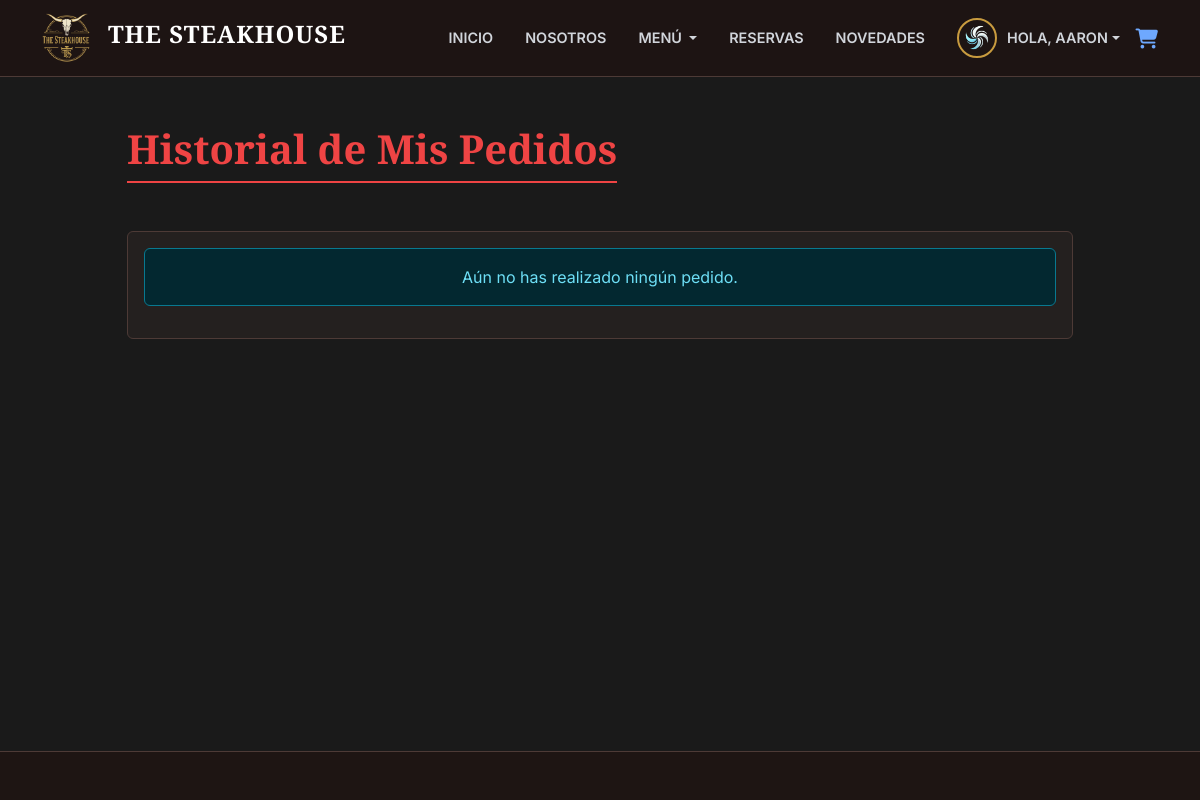
The app's page /pedidos/mis-pedidos/ (signed in), older data.
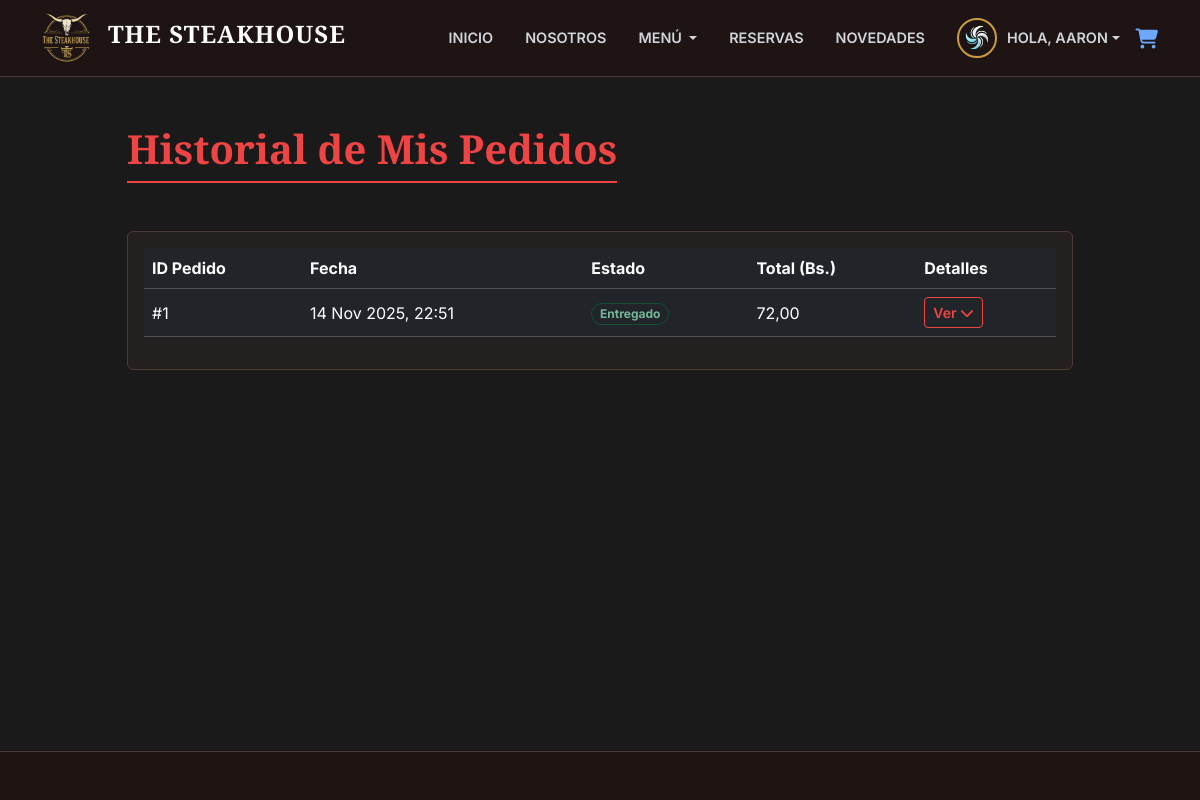
The same page, newer data.
### pedidos/models.py (models this page shows, shortened)
class Pedido(models.Model):
    ESTADO_PEDIDO_CHOICES = (
        ('PENDIENTE', 'Pendiente'),
        ('EN_PREPARACION', 'En Preparación'),
        ('LISTO', 'Listo para Servir'),
        ('ENTREGADO', 'Entregado'),
        ('CANCELADO', 'Cancelado'),
    )
    usuario = models.ForeignKey(settings.AUTH_USER_MODEL, on_delete=models.SET_NULL, null=True, blank=True, related_name="pedidos")
    cliente = models.ForeignKey(Cliente, on_delete=models.SET_NULL, null=True, blank=True)
    mesa = models.ForeignKey(Mesa, on_delete=models.SET_NULL, null=True, blank=True)
    fecha_pedido = models.DateTimeField(auto_now_add=True)
    estado_pedido = models.CharField(max_length=20, choices=ESTADO_PEDIDO_CHOICES, default='PENDIENTE')
    total = models.DecimalField(max_digits=10, decimal_places=2, default=0.00)

### pedidos/views.py (the view)
# urls.py: path('mis-pedidos/', views.mis_pedidos_view, name='mis_pedidos'),
@login_required(login_url='login')
def mis_pedidos_view(request):
    pedidos = Pedido.objects.filter(usuario=request.user).order_by('-fecha_pedido')
    context = {
        'pedidos': pedidos
    }
    return render(request, 'pedidos/mis_pedidos.html', context)

### pedidos/templates/pedidos/mis_pedidos.html (shortened to what this page needs)
{% extends 'base.html' %}
{% load static %}
{% block content %}
<div class="container section-container" style="padding-top: 3rem;">
    <div class="row">
        <div class="col-lg-10 offset-lg-1">
            <h1 class="section-title text-center mb-5">Historial de Mis Pedidos</h1>
            <div class="card card-dark" style="background-color: #24201f; border-color: #4d3a36;">
                <div class="card-body">
                    {% if pedidos %}
                    <div class="table-responsive">
                        <table class="table table-dark table-hover align-middle">
                            <thead>
                                <tr>
                                    <th>ID Pedido</th>
                                    <th>Fecha</th>
                                    <th>Estado</th>
                                    <th>Total (Bs.)</th>
                                    <th>Detalles</th>
                                </tr>
                            </thead>
                            <tbody>
                                {% for pedido in pedidos %}
                                <tr>
                                    <td>#{{ pedido.id }}</td>
                                    <td>{{ pedido.fecha_pedido|date:"d M Y, H:i" }}</td>
                                    <td>
                                        {% if pedido.estado_pedido == 'PENDIENTE' %}
                                            <span class="badge bg-warning-emphasis text-warning-emphasis border border-warning-subtle rounded-pill">Pendiente</span>
                                        {% elif pedido.estado_pedido == 'EN_PREPARACION' %}
                                            <span class="badge bg-info-emphasis text-info-emphasis border border-info-subtle rounded-pill">En Preparación</span>
                                        {% elif pedido.estado_pedido == 'LISTO' %}
                                            <span class="badge bg-primary-emphasis text-primary-emphasis border border-primary-subtle rounded-pill">Listo para Servir</span>
                                        {% elif pedido.estado_pedido == 'ENTREGADO' %}
                                            <span class="badge bg-success-emphasis text-success-emphasis border border-success-subtle rounded-pill">Entregado</span>
                                        {% elif pedido.estado_pedido == 'CANCELADO' %}
                                            <span class="badge bg-danger-emphasis text-danger-emphasis border border-danger-subtle rounded-pill">Cancelado</span>
                                        {% endif %}
                                    </td>
                                    <td>{{ pedido.total|floatformat:2 }}</td>
                                    <td>
                                        <button class="btn btn-sm btn-outline-acento" data-bs-toggle="collapse" data-bs-target="#detalles-{{ pedido.id }}">
                                            Ver <i class="fa fa-chevron-down"></i>
                                        </button>
                                    </td>
                                </tr>
                                {% endfor %}
                            </tbody>
                        </table>
                    </div>
                    {% else %}
                    <div class="alert alert-info text-center">
                        Aún no has realizado ningún pedido.
                    </div>
                    {% endif %}
                </div>
            </div>
        </div>
    </div>
</div>
{% endblock %}

Row changes from the older to the newer data that the page shows:
added Pedido: id "1", fecha_pedido "14 Nov 2025, 22:51", estado_pedido "Entregado", total "72,00"
Text that changed along with them:
text no longer shown: "Aún no has realizado ningún pedido."
text now shown: "ID Pedido Fecha Estado Total (Bs.) Detalles"
